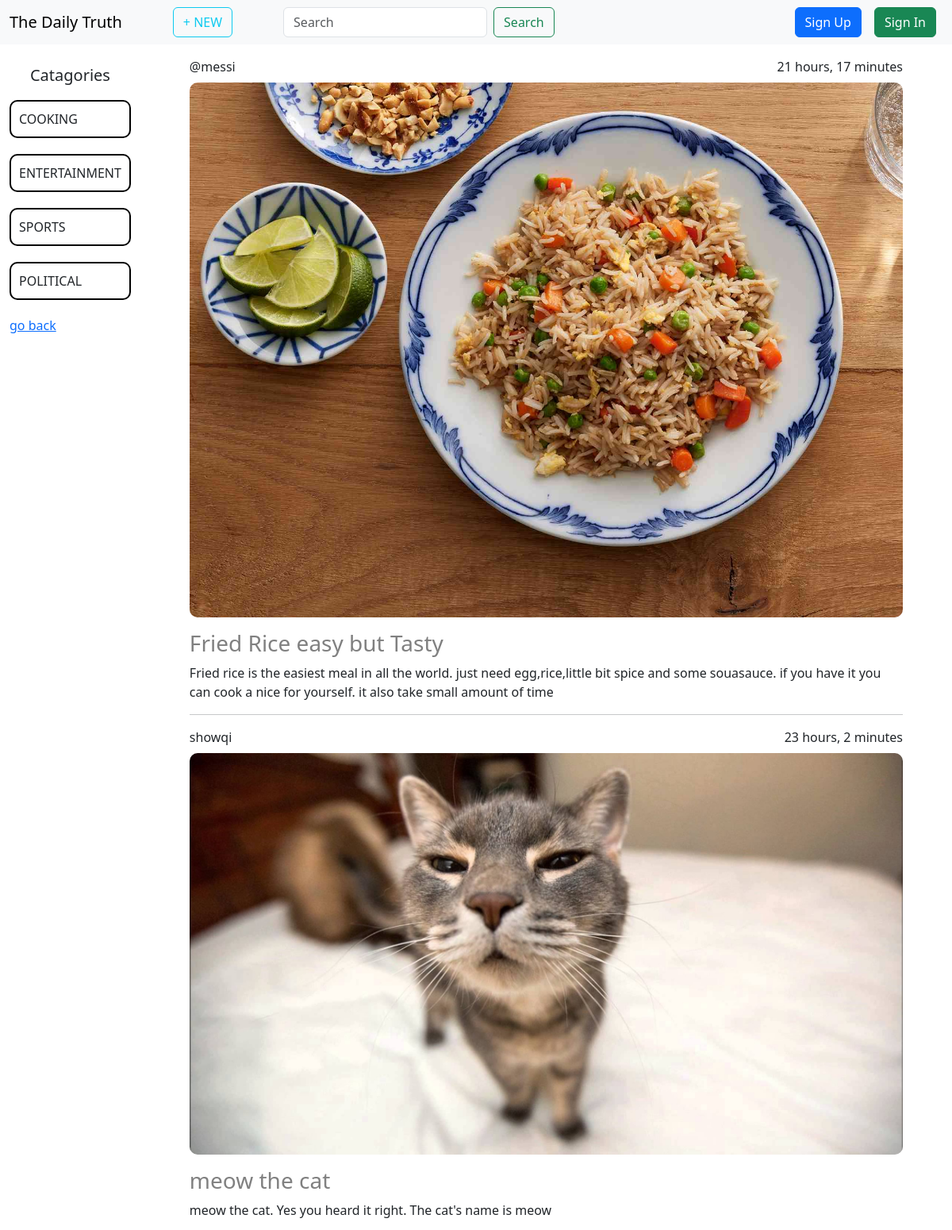
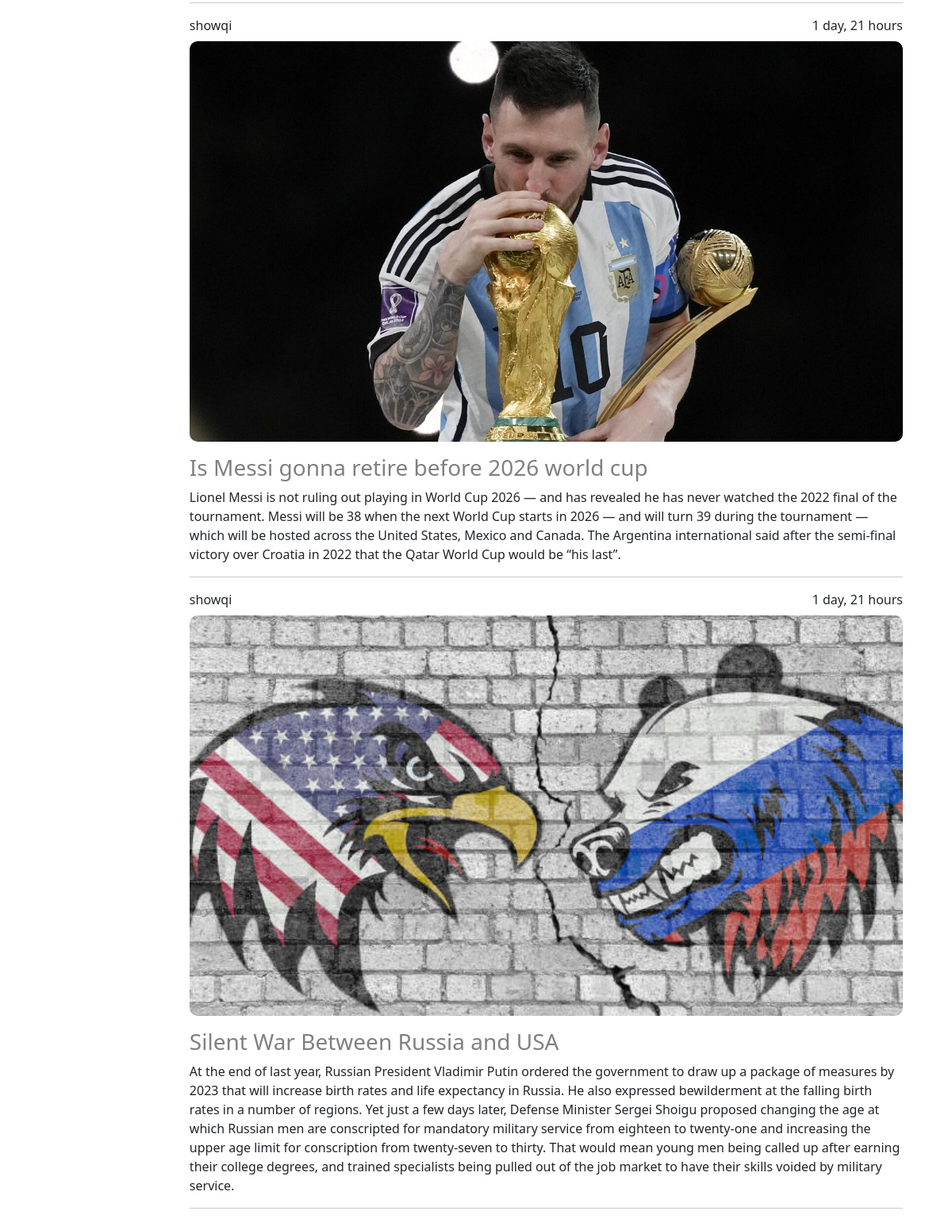
The page / on the database its author committed (2 pictures, top to bottom).
### base/models.py (models this page shows, shortened)
class BlogPost(models.Model):
    SUBJECT_CHOICES = [
        ('POLITICAL', 'Political'),
        ('ENTERTAINMENT', 'Entertainment'),
        ('ECONOMICS', 'Economics'),
        ('EDUCATION', 'Education'),
        ('SCIENCE', 'Science'),
        ('SPORTS', 'Sports'),
        ('INTERNATIONAL', 'International'),
        ('COOKING', 'Cooking'),
        ('WEATHER', 'Weather'),
        ('TECH', 'Tech'),
    ]
    user = models.ForeignKey(User, on_delete=models.CASCADE)
    photo=models.ImageField(upload_to='images',null=True,blank=True)
    title = models.CharField(max_length=200)
    subject = models.CharField(choices=SUBJECT_CHOICES, max_length=100)
    content = models.TextField(max_length=1000)
    created_at = models.DateTimeField(auto_now_add=True)
    class Meta:
        ordering = ['-created_at']

### base/views.py (the view, shortened to what this page needs)
# urls.py: path('',HomeView.as_view(),name='home'),
class HomeView(ListView):
    model = BlogPost
    template_name = 'home.html'
    context_object_name='posts'
    def get_queryset(self):
        q=self.request.GET.get('q','')
        return super().get_queryset()

### base/template/base/home.html (shortened to what this page needs)
{% extends "layout.html" %}
{% block content %}
<div class="parent">
<div class="side-bar">
    <div class="container">
        <div class="cat-header">
            <p class="text-center mt-2" style="font-size:20px;">Catagories</p>
        </div>
        {% for catagory in posts %}
                <a href="{% url 'home'%}?q={{catagory.subject}}" class="nav-link cat-item" >{{catagory.subject}}</a>
        {% endfor %}
        <a href="{% url 'home'%}">go back</a>
    </div>
</div>
<div class="main">
    <div class="container">
        {% for post in posts  %}
        <div class="post">
            <div class="post-header">
                <div><a href="{% url 'profile' post.user.username%}" class="nav-link">{{post.user.username}}</a></div>
                <div>{{post.created_at | timesince}}</div>
            </div>
            <div class="img-body mt-2">
                <img src="{{post.photo.url}}" alt="image" style="width:100%;" class="img-fluid">
            </div>
            <div class="title mt-3">
                <h3 style="color:gray">{{post.title}}</h3>
            </div>
            <div class="content mt-2">
                <p>{{post.content}}</p>
            </div>
            <hr>
        </div>
        {% endfor %}
    </div>
</div>
</div>
{% endblock %}

### template/layout.html (shortened to what this page needs)
<!DOCTYPE html>
<html lang="en" >
<head>
    <link href="https://cdn.jsdelivr.net/npm/bootstrap@5.3.3/dist/css/bootstrap.min.css" rel="stylesheet">
    <link rel="stylesheet" href="https://cdnjs.cloudflare.com/ajax/libs/font-awesome/6.6.0/css/all.min.css" />
</head>
<body>
    {% include "navbar.html" %}
    {% block content %}
    {% endblock %}
</body>
</html>

### template/navbar.html (shortened to what this page needs)
<nav class="navbar navbar-expand-lg bg-body-tertiary mb-3">
    <div class="container-fluid">
      <a class="navbar-brand" href="{% url 'home'%}">The Daily Truth</a>
      <div class="collapse navbar-collapse" id="navbarSupportedContent">
        <ul class="navbar-nav me-auto mb-2 mb-lg-0">
          <li class="nav-item mx-5">
            <a class="btn btn-outline-info" aria-current="page" href="{% url 'create_post'%}">+ NEW</a>
          </li>
          <form class="d-flex mx-3" role="search">
            <input class="form-control me-2" name="q" type="search" placeholder="Search" aria-label="Search">
            <button class="btn btn-outline-success" type="submit">Search</button>
          </form>
        </ul>
        {% if user.is_authenticated %}
          <a href="{% url 'logout'%}" class="btn btn-danger">Sign Out</a>
          <a href="{% url 'profile' user.username%}" class="btn btn-outline-info mx-2">{{user.username}}</a>
        {% else %}
          <a href="{% url 'signup'%}" class="btn btn-primary mx-2">Sign Up</a>
          <a href="{% url 'login'%}" class="btn btn-success mx-2">Sign In</a>
        {% endif %}
      </div>
    </div>
  </nav>

### base/template/base/home.html (style rules this page uses)
.parent { width: 100%; height: 100vh; display:grid; grid-template-columns:0.5fr 3.5fr }
.post-header { width: 100%; display:flex; justify-content:space-between; }
.post { width: 100%; padding-left:50px; padding-right:50px; animation:appear linear; animation-timeline:view(); animation-range:entry 0 cover 40%; }
.img-fluid { border-radius:10px; }
.main { overflow: scroll; scrollbar-width: none; -ms-overflow-style: none; }
.cat-item { padding:10px; border:2px solid black; border-radius:10px; margin-bottom:20px; }

### rows shown on the page
BlogPost: subject "COOKING", user.username "@messi", created_at "21 hours, 17 minutes", photo (picture), title "Fried Rice easy but Tasty", content "Fried rice is the easiest meal in all the world. just need egg,rice,little bit spice and some souasauce. if you have it you can cook a nice for yourself. it also take small amount of time"
BlogPost: subject "ENTERTAINMENT", user.username "showqi", created_at "23 hours, 2 minutes", photo (picture), title "meow the cat", content "meow the cat. Yes you heard it right. The cat's name is meow"
BlogPost: subject "SPORTS", user.username "showqi", created_at "1 day, 21 hours", photo (picture), title "Is Messi gonna retire before 2026 world cup", content "Lionel Messi is not ruling out playing in World Cup 2026 — and has revealed he has never watched the 2022 final of the tournament. Messi will be 38 when the next World Cup starts in 2026 — and will turn 39 during the tournament — which will be hosted across the United States, Mexico and Canada. The Argentina international said after the semi-final victory over Croatia in 2022 that the Qatar World Cup would be “his last”."
BlogPost: subject "POLITICAL", user.username "showqi", created_at "1 day, 21 hours", photo (picture), title "Silent War Between Russia and USA", content "At the end of last year, Russian President Vladimir Putin ordered the government to draw up a package of measures by 2023 that will increase birth rates and life expectancy in Russia. He also expressed bewilderment at the falling birth rates in a number of regions. Yet just a few days later, Defense Minister Sergei Shoigu proposed changing the age at which Russian men are conscripted for mandatory military service from eighteen to twenty-one and increasing the upper age limit for conscription from twenty-seven to thirty. That would mean young men being called up after earning their college degrees, and trained specialists being pulled out of the job market to have their skills voided by…"
